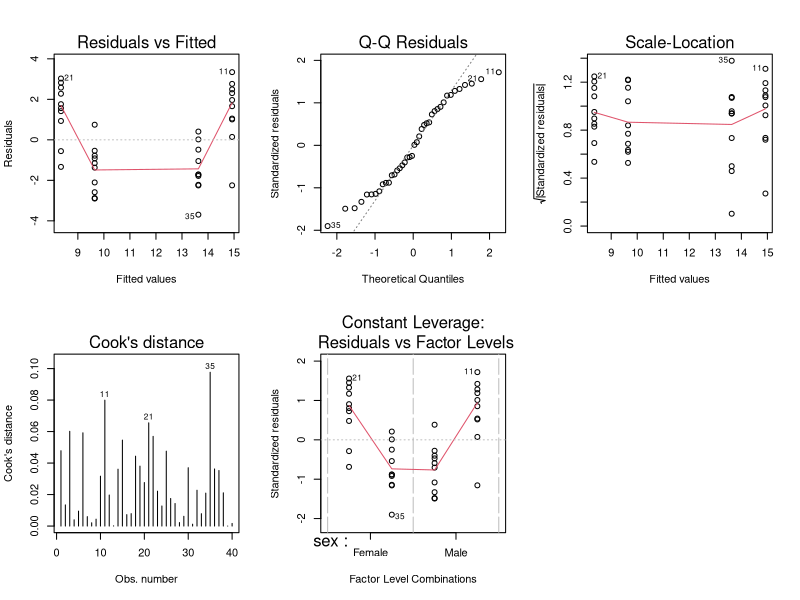
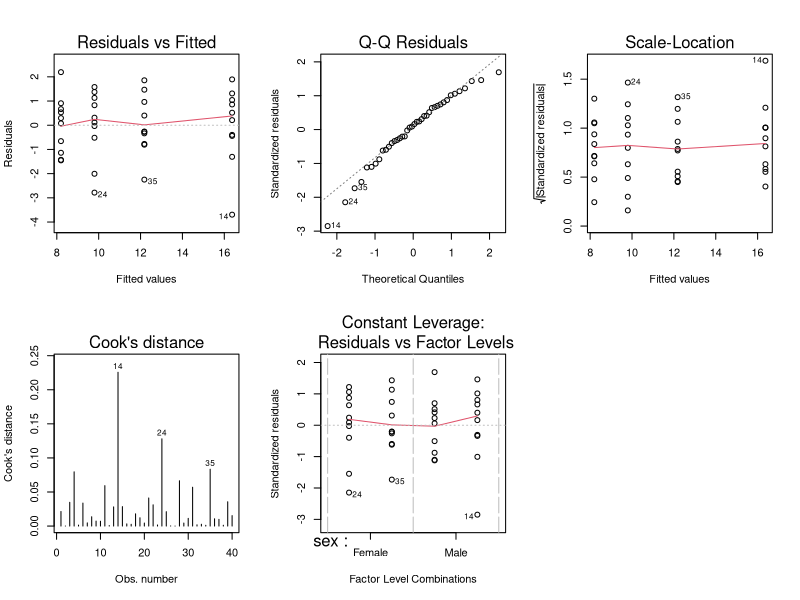
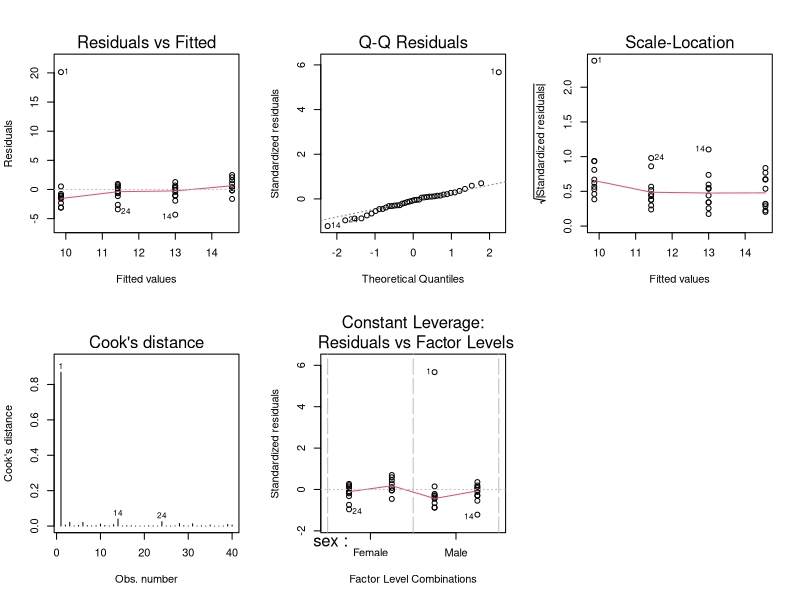
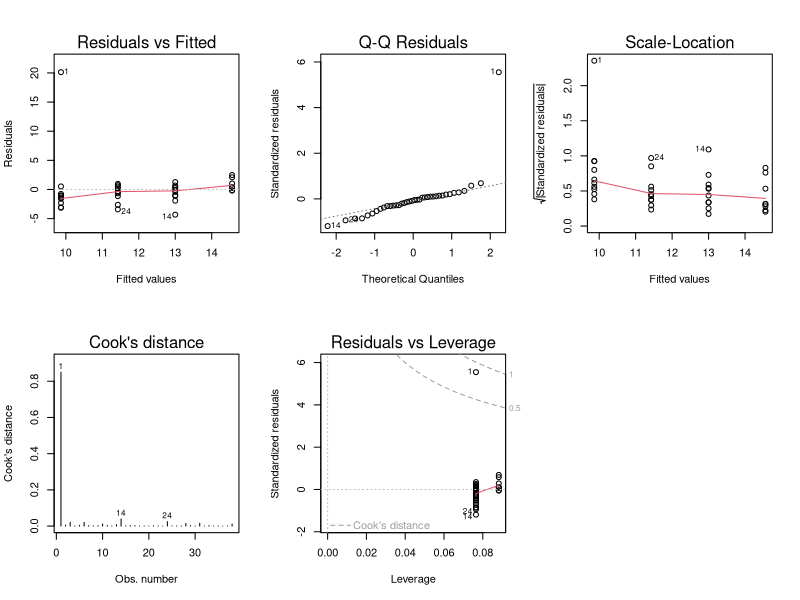

Here is the R script that generated these plots, in order:
## Diagnostics suggest missing interaction
set.seed(1)
sex <- factor(rep(c("Male", "Female"), c(20, 20)))
drug <- factor(rep(rep(c("A", "B"), c(10, 10)), 2))
y <- rep(c(8, 16, 10, 12), rep(10, 4))
y <- y + rnorm(length(y), sd = 1.5)
y.data <- data.frame(y, sex, drug)
rm(y, sex, drug)
with(y.data, tapply(y, list(sex, drug), mean))

## Fit the model
myAdditive <- lm(y ~ sex + drug, data = y.data)
myInteract <- lm(y ~ sex * drug, data = y.data)
summary(myAdditive)
summary(myInteract)

dev.off()
par(mfrow = c(2, 3))
plot(myAdditive, which = c(1:5)) ## look at first plot

dev.off()
par(mfrow = c(2, 3))
plot(myInteract, which = c(1:5))



############

## Large cook's in anova



set.seed(1)
sex <- factor(rep(c("Male", "Female"), c(20, 20)))
drug <- factor(rep(rep(c("A", "B"), c(10, 10)), 2))
y <- rep(c(8, 12, 11, 15), rep(10, 4))
y <- y + rnorm(length(y), sd = 1.5)
y.data <- data.frame(y, sex, drug)
rm(y, sex, drug)
## create a large outlier

y.data[1, 1] <- 30
with(y.data, tapply(y, list(sex, drug), mean))

## Fit the model
myAdditive <- lm(y ~ sex + drug, data = y.data)
myInteract <- lm(y ~ sex * drug, data = y.data)
summary(myAdditive)
summary(myInteract)

## diagnostics, all of them except 6th
par(mfrow = c(2, 3))
plot(myAdditive, which = 1:5)
dev.off()

## Now, create unbalance
y.data <- y.data[-c(35, 40), ]
par(mfrow = c(2, 3))
myAdditive <- lm(y ~ sex + drug, data = y.data)
plot(myAdditive, which = 1:5) ## see Cook's
